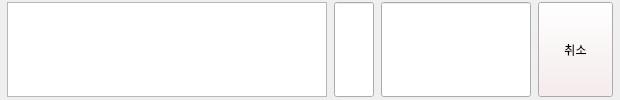
  <widget class="QWidget" name="w_12" native="true">
   <property name="geometry">
    <rect>
     <x>50</x>
     <y>1230</y>
     <width>620</width>
     <height>100</height>
    </rect>
   </property>
   <property name="minimumSize">
    <size>
     <width>620</width>
     <height>100</height>
    </size>
   </property>
   <property name="maximumSize">
    <size>
     <width>620</width>
     <height>100</height>
    </size>
   </property>
   <layout class="QHBoxLayout" name="horizontalLayout_12">
    <property name="spacing">
     <number>0</number>
    </property>
    <property name="leftMargin">
     <number>0</number>
    </property>
    <property name="topMargin">
     <number>0</number>
    </property>
    <property name="rightMargin">
     <number>0</number>
    </property>
    <property name="bottomMargin">
     <number>0</number>
    </property>
    <item>
     <widget class="QTextEdit" name="name_12">
      <property name="minimumSize">
       <size>
        <width>320</width>
        <height>95</height>
       </size>
      </property>
      <property name="maximumSize">
       <size>
        <width>320</width>
        <height>95</height>
       </size>
      </property>
      <property name="styleSheet">
       <string notr="true">font: 75 22pt &quot;나눔스퀘어&quot;;</string>
      </property>
      <property name="html">
       <string>&lt;!DOCTYPE HTML PUBLIC &quot;-//W3C//DTD HTML 4.0//EN&quot; &quot;http://www.w3.org/TR/REC-html40/strict.dtd&quot;&gt;
&lt;html&gt;&lt;head&gt;&lt;meta name=&quot;qrichtext&quot; content=&quot;1&quot; /&gt;&lt;style type=&quot;text/css&quot;&gt;
p, li { white-space: pre-wrap; }
&lt;/style&gt;&lt;/head&gt;&lt;body style=&quot; font-family:'나눔스퀘어'; font-size:22pt; font-weight:72; font-style:normal;&quot;&gt;
&lt;p style=&quot;-qt-paragraph-type:empty; margin-top:0px; margin-bottom:0px; margin-left:0px; margin-right:0px; -qt-block-indent:0; text-indent:0px; font-family:'나눔스퀘어 Bold'; font-size:28pt;&quot;&gt;&lt;br /&gt;&lt;/p&gt;&lt;/body&gt;&lt;/html&gt;</string>
      </property>
     </widget>
    </item>
    <item>
     <widget class="QLineEdit" name="counts_12">
      <property name="minimumSize">
       <size>
        <width>40</width>
        <height>95</height>
       </size>
      </property>
      <property name="maximumSize">
       <size>
        <width>40</width>
        <height>95</height>
       </size>
      </property>
      <property name="layoutDirection">
       <enum>Qt::LeftToRight</enum>
      </property>
      <property name="styleSheet">
       <string notr="true">font: 75 22pt &quot;나눔스퀘어&quot;;</string>
      </property>
      <property name="alignment">
       <set>Qt::AlignRight|Qt::AlignTrailing|Qt::AlignVCenter</set>
      </property>
     </widget>
    </item>
    <item>
     <widget class="QLineEdit" name="price_12">
      <property name="minimumSize">
       <size>
        <width>150</width>
        <height>95</height>
       </size>
      </property>
      <property name="maximumSize">
       <size>
        <width>150</width>
        <height>95</height>
       </size>
      </property>
      <property name="tabletTracking">
       <bool>false</bool>
      </property>
      <property name="styleSheet">
       <string notr="true">font: 75 22pt &quot;나눔스퀘어&quot;;</string>
      </property>
     </widget>
    </item>
    <item>
     <widget class="QPushButton" name="cancel_12">
      <property name="minimumSize">
       <size>
        <width>75</width>
        <height>95</height>
       </size>
      </property>
      <property name="maximumSize">
       <size>
        <width>75</width>
        <height>95</height>
       </size>
      </property>
      <property name="styleSheet">
       <string notr="true">font: 75 25pt &quot;나눔스퀘어 Bold&quot;;
background-color: rgb(247, 235, 235);</string>
      </property>
      <property name="text">
       <string>취소</string>
      </property>
     </widget>
    </item>
   </layout>
  </widget>
